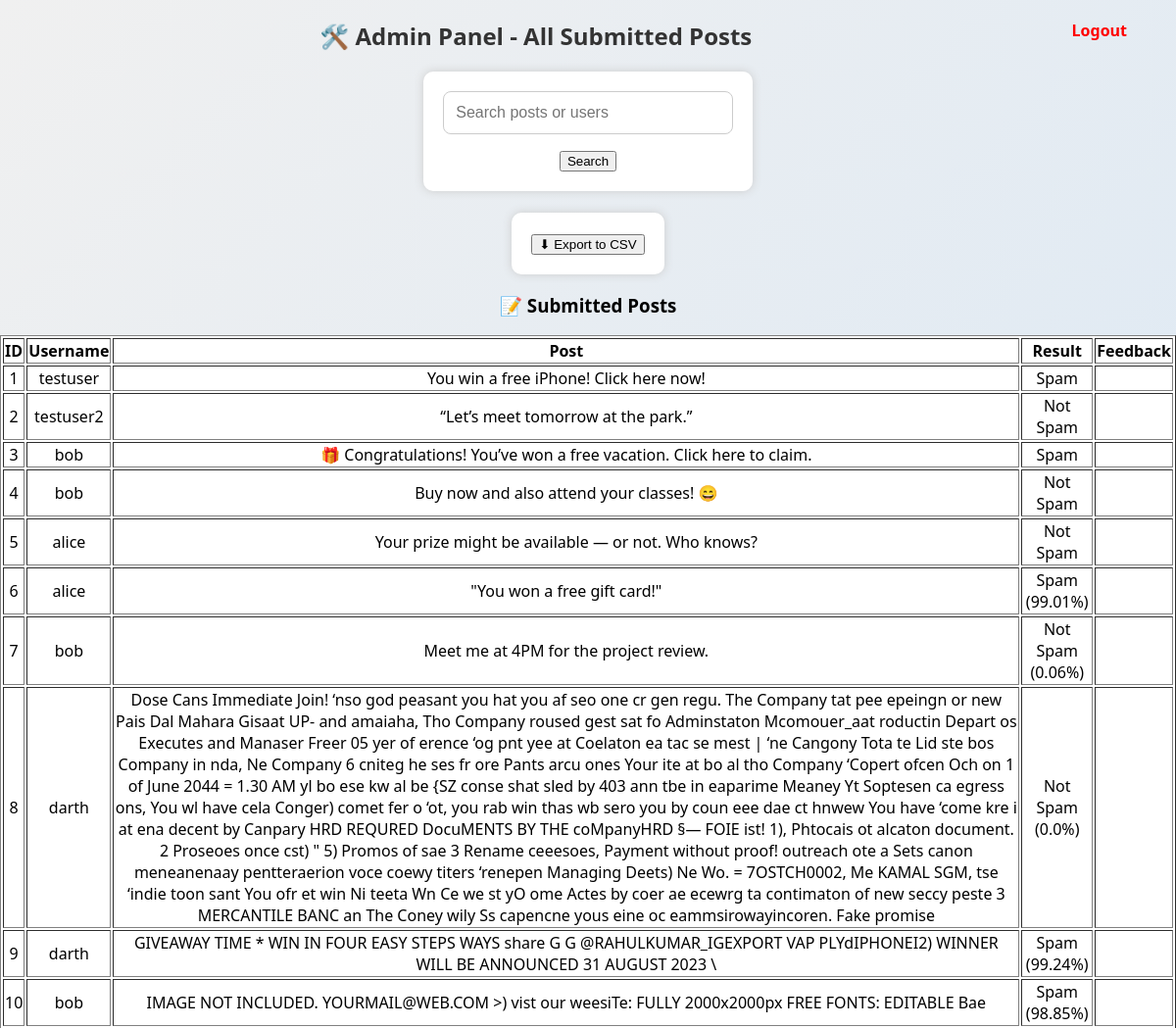
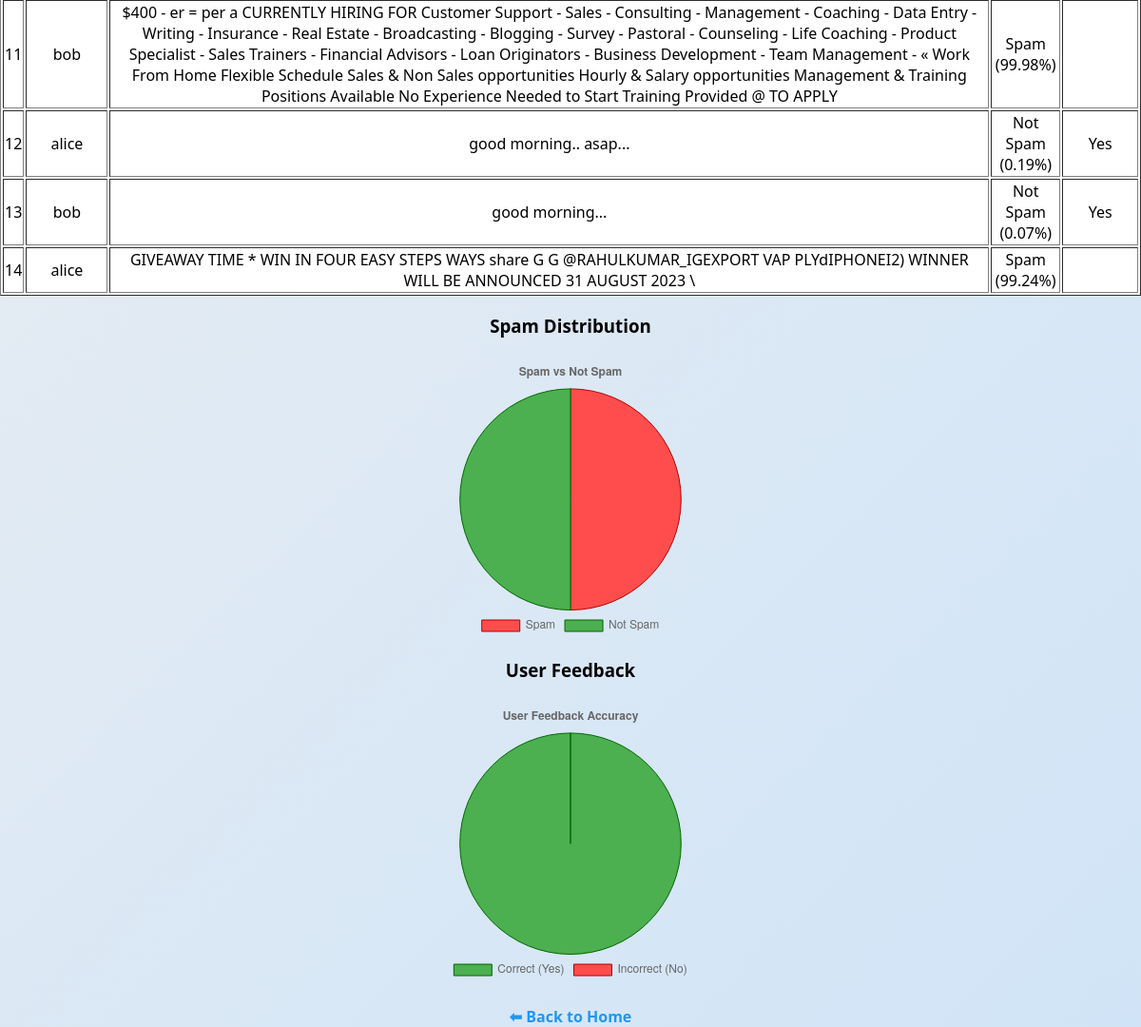
/admin (signed in), run on the app's committed database (2 pictures, top to bottom).
### tables this page shows
CREATE TABLE posts (
    id INTEGER PRIMARY KEY AUTOINCREMENT,
    username TEXT NOT NULL,
    post TEXT NOT NULL,
    result TEXT NOT NULL
, feedback TEXT DEFAULT '');

### app.py (the view)
@app.route('/admin')
def admin():
    if not session.get('admin_logged_in'):
        return redirect('/login')
    search_query = request.args.get('search', '')
    conn = sqlite3.connect('database.db')
    cursor = conn.cursor()
    if search_query:
        cursor.execute("SELECT * FROM posts WHERE username LIKE ? OR post LIKE ?",
                       (f'%{search_query}%', f'%{search_query}%'))
    else:
        cursor.execute("SELECT * FROM posts")
    posts = cursor.fetchall()
    cursor.execute("SELECT COUNT(*) FROM posts WHERE result LIKE 'Spam%'")
    spam_count = cursor.fetchone()[0] or 0
    cursor.execute("SELECT COUNT(*) FROM posts WHERE result LIKE 'Not Spam%'")
    not_spam_count = cursor.fetchone()[0] or 0
    cursor.execute("SELECT COUNT(*) FROM posts WHERE feedback = 'Yes'")
    feedback_yes = cursor.fetchone()[0]
    cursor.execute("SELECT COUNT(*) FROM posts WHERE feedback = 'No'")
    feedback_no = cursor.fetchone()[0]
    conn.close()
    return render_template('admin.html', posts=posts,
                           spam_count=spam_count,
                           not_spam_count=not_spam_count,
                           feedback_yes=feedback_yes,
                           feedback_no=feedback_no)

### templates/admin.html (shortened to what this page needs)
<!DOCTYPE html>
<html>
<head>
    <link rel="stylesheet" href="{{ url_for('static', filename='style.css') }}">
</head>
<body>
    <p><a href="/logout" style="color: red;">Logout</a></p>
    <h2>🛠️ Admin Panel - All Submitted Posts</h2>
    <form method="get" action="/admin" style="text-align: center;">
        <input type="text" name="search" placeholder="Search posts or users">
        <button type="submit">Search</button>
    </form><br><br>
    <form method="get" action="/export" style="text-align: center;">
        <button type="submit">⬇ Export to CSV</button>
    </form>
    <h3>📝 Submitted Posts</h3>
    <table border="1" style="margin: auto; background:white;">
        <tr>
            <th>ID</th>
            <th>Username</th>
            <th>Post</th>
            <th>Result</th>
            <th>Feedback</th>
        </tr>
        {% for post in posts %}
        <tr>
            <td>{{ post[0] }}</td>
            <td>{{ post[1] }}</td>
            <td>{{ post[2] }}</td>
            <td>{{ post[3] }}</td>
            <td>{{ post[4] }}</td>
        </tr>
        {% endfor %}
    </table>
<h3>Spam Distribution</h3>
<div style="max-width: 300px; margin: auto;">
    <canvas id="spamChart"></canvas>
</div>
<h3>User Feedback</h3>
<div style="max-width: 300px; margin: auto;">
    <canvas id="feedbackChart"></canvas>
</div>
<br><a href="/">⬅ Back to Home</a>
<script>
    window.onload = function () {
        // --- Spam Chart ---
        const spamChart = new Chart(document.getElementById('spamChart').getContext('2d'), {
            type: 'pie',
            data: {
                labels: ['Spam', 'Not Spam'],
                datasets: [{
                    data: [{{ spam_count | safe }}, {{ not_spam_count | safe }}],
                    backgroundColor: ['#ff4d4d', '#4CAF50'],
                    borderColor: ['#b30000', '#006600'],
                    borderWidth: 1
                }]
            },
            options: {
                responsive: true,
                plugins: {
                    legend: { position: 'bottom' },
                    title: { display: true, text: 'Spam vs Not Spam' }
                }
            }
        });
        // --- Feedback Chart ---
        const feedbackChart = new Chart(document.getElementById('feedbackChart').getContext('2d'), {
            type: 'pie',
            data: {
                labels: ['Correct (Yes)', 'Incorrect (No)'],
                datasets: [{
                    data: [{{ feedback_yes | safe }}, {{ feedback_no | safe }}],
                    backgroundColor: ['#4CAF50', '#ff4d4d'],
                    borderColor: ['#006600', '#b30000'],
                    borderWidth: 1
                }]
            },
            options: {
                responsive: true,
                plugins: {
                    legend: { position: 'bottom' },
                    title: { display: true, text: 'User Feedback Accuracy' }
                }
            }
        });
    };
</script>
</body>
</html>

### static/style.css (style rules this page uses)
body { font-family: Arial, sans-serif; background-color: #f2f2f2; padding: 50px; text-align: center; }
h2 { color: #333; }
form { background-color: #fff; padding: 20px; display: inline-block; border-radius: 10px; box-shadow: 0px 0px 10px #ccc; }
input[type="text"], textarea { width: 300px; padding: 10px; margin-bottom: 20px; border: 1px solid #ccc; border-radius: 5px; }
a { text-decoration: none; font-weight: bold; }
a[href="/logout"] { color: red; float: right; margin-right: 50px; }
body { font-family: 'Segoe UI', sans-serif; background: linear-gradient(135deg, #f0f0f0, #d0e4f7); margin: 0; padding: 0; }
input[type="text"], input[type="password"], input[type="submit"] { width: 100%; padding: 12px; margin-bottom: 15px; border: 1px solid #ccc; border-radius: 8px; box-sizing: border-box; font-size: 16px; }
a { text-decoration: none; color: #2196f3; }

### data on the page
posts: id "1", username "testuser", post "You win a free iPhone! Click here now!", result "Spam"
posts: id "2", username "testuser2", post "“Let’s meet tomorrow at the park.”", result "Not Spam"
posts: id "3", username "bob", post "🎁 Congratulations! You’ve won a free vacation. Click here to claim.", result "Spam"
posts: id "4", username "bob", post "Buy now and also attend your classes! 😄", result "Not Spam"
posts: id "5", username "alice", post "Your prize might be available — or not. Who knows?", result "Not Spam"
posts: id "6", username "alice", post "\"You won a free gift card!\"", result "Spam (99.01%)"
posts: id "7", username "bob", post "Meet me at 4PM for the project review.", result "Not Spam (0.06%)"
posts: id "8", username "darth", post "Dose Cans Immediate Join! ‘nso god peasant you hat you af seo one cr gen regu. The Company tat pee epeingn or new Pais Dal Mahara Gisaat UP- and amaiaha, Tho Company roused gest sat fo Adminstaton Mcomouer_aat roductin Depart os Executes and Manaser Freer 05 yer of erence ‘og pnt yee at Coelaton ea tac se mest | ‘ne Cangony Tota te Lid ste bos Company in nda, Ne Company 6 cniteg he ses fr ore Pants arcu ones Your ite at bo al tho Company ‘Copert ofcen Och on 1 of June 2044 = 1.30 AM yl bo ese kw al be {SZ conse shat sled by 403 ann tbe in eaparime Meaney Yt Soptesen ca egress ons, You wl have cela Conger) comet fer o ‘ot, you rab win thas wb sero you by coun eee dae ct hnwew You have ‘come…", result "Not Spam (0.0%)"
posts: id "9", username "darth", post "GIVEAWAY TIME * WIN IN FOUR EASY STEPS WAYS share G G @RAHULKUMAR_IGEXPORT VAP PLYdIPHONEI2) WINNER WILL BE ANNOUNCED 31 AUGUST 2023 \\", result "Spam (99.24%)"
posts: id "10", username "bob", post "IMAGE NOT INCLUDED. YOURMAIL@WEB.COM >) vist our weesiTe: FULLY 2000x2000px FREE FONTS: EDITABLE Bae", result "Spam (98.85%)"
posts: id "11", username "bob", post "$400 - er = per a CURRENTLY HIRING FOR Customer Support - Sales - Consulting - Management - Coaching - Data Entry - Writing - Insurance - Real Estate - Broadcasting - Blogging - Survey - Pastoral - Counseling - Life Coaching - Product Specialist - Sales Trainers - Financial Advisors - Loan Originators - Business Development - Team Management - « Work From Home Flexible Schedule Sales & Non Sales opportunities Hourly & Salary opportunities Management & Training Positions Available No Experience Needed to Start Training Provided @ TO APPLY", result "Spam (99.98%)"
posts: id "12", username "alice", post "good morning.. asap...", result "Not Spam (0.19%)", feedback "Yes"
posts: id "13", username "bob", post "good morning...", result "Not Spam (0.07%)", feedback "Yes"
posts: id "14", username "alice", post "GIVEAWAY TIME * WIN IN FOUR EASY STEPS WAYS share G G @RAHULKUMAR_IGEXPORT VAP PLYdIPHONEI2) WINNER WILL BE ANNOUNCED 31 AUGUST 2023 \\", result "Spam (99.24%)"

### other printed values
chart data {{ spam_count | safe }} 7
chart data {{ not_spam_count | safe }} 7
chart data {{ feedback_no | safe }} 0
